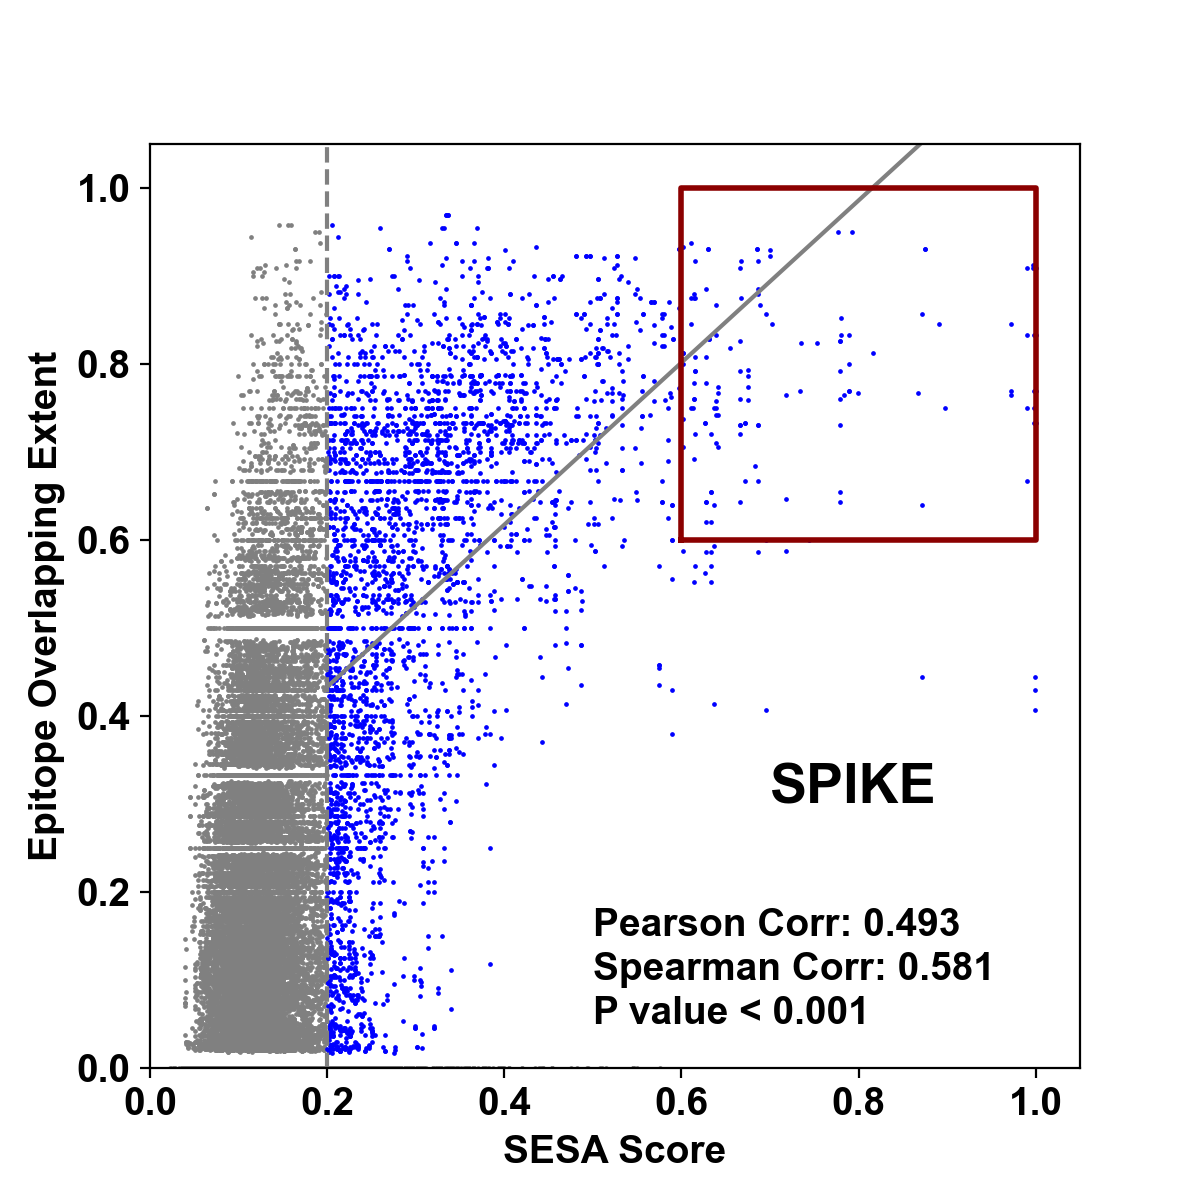

Write Python code to recreate this figure.
# -*- coding: utf-8 -*-

import os
import matplotlib.pyplot as plt
import numpy as np
from scipy import stats
from scipy.optimize import curve_fit
from scipy.stats import spearmanr
import math
import matplotlib

th = 0.2

large_ls = []
for i in os.listdir('./pred_results_final_sars2/'):
    with open('./pred_results_final_sars2/'+i) as file:
        lines = file.readlines()
    lines = [x.strip().split('\t') for x in lines]
    lines = lines[1:]
    for j in lines:
        large_ls.append([float(j[1]),float(j[2])])

part1 = []
part2 = []

for i in large_ls:
    if not i[1] == 1:
    
        if i[0] < th or i[1] == 0:
            part1.append(i)
        else:
            part2.append(i)

data1 = [x[0] for x in part1]
data2 = [x[1] for x in part1]

data3 = [x[0] for x in part2]
data4 = [x[1] for x in part2]

plt.figure(figsize=(6,6))
matplotlib.rcParams['font.family'] = 'Arial'
matplotlib.rcParams['font.size'] = 14
matplotlib.rcParams['font.weight'] = 'bold'

plt.scatter(data1, data2, s=0.5, color="gray")
plt.scatter(data3, data4, s=0.5, color="blue")
plt.xlabel('SESA Score',fontsize=14,weight='bold')
plt.ylabel('Epitope Overlapping Extent',fontsize=14,weight='bold')
plt.ylim(0,1.05)
plt.xlim(0,1.05)

plt.axvline(x=th, color='gray', linestyle='--', label=f'x={th}')
correlation = np.corrcoef(data3, data4)[0, 1]
print('Pearson correlation coefficien: ', correlation)
plt.text(0.5, 0.15, f'Pearson Corr: {correlation:.3f}', fontsize=14, color='black')

plt.plot(np.unique(data3), np.poly1d(np.polyfit(data3, data4, 1))(np.unique(data3)), color='gray', label=f'Pearson Trendline (corr={correlation:.3f})')

testframeposition = 0.6
x = [testframeposition, 1.0, 1.0, testframeposition, testframeposition]
y = [testframeposition, testframeposition, 1.0, 1.0, testframeposition]
plt.plot(x, y, color='darkred', linewidth=2)

rho, p_value = stats.spearmanr(data3, data4)
print("Spearman Correlation：", rho)
print("P value：", p_value)
plt.text(0.5, 0.1, f'Spearman Corr: {rho:.3f}', fontsize=14, color='black')
plt.text(0.5, 0.05, 'P value < 0.001', fontsize=14, color='black')
plt.text(0.7, 0.3, 'SPIKE', fontsize=20, color='black')

plt.savefig('Fig4b_sars2.png',dpi=200)
plt.show()
